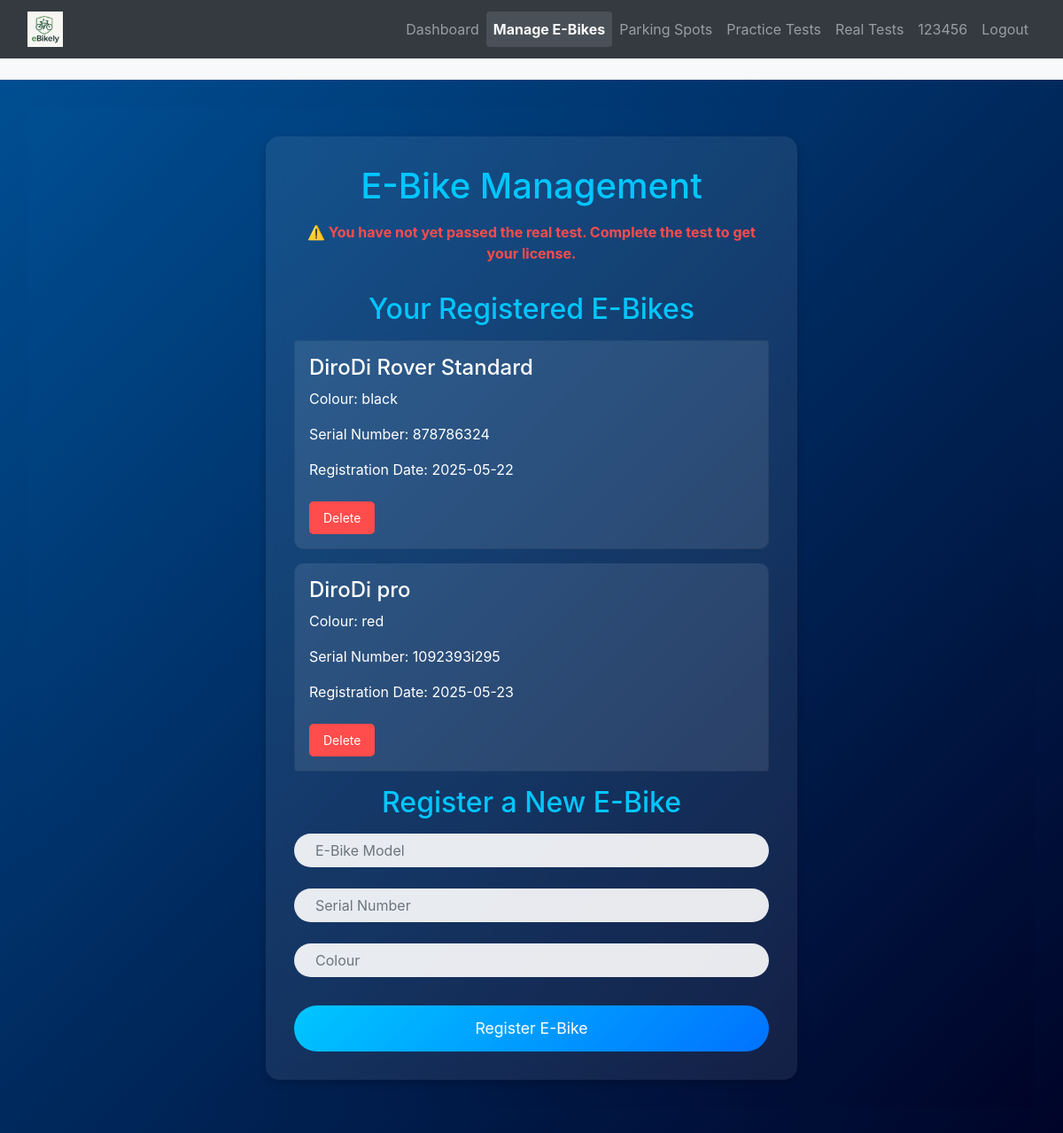
Page /ebikes (signed in) on the earlier database version.
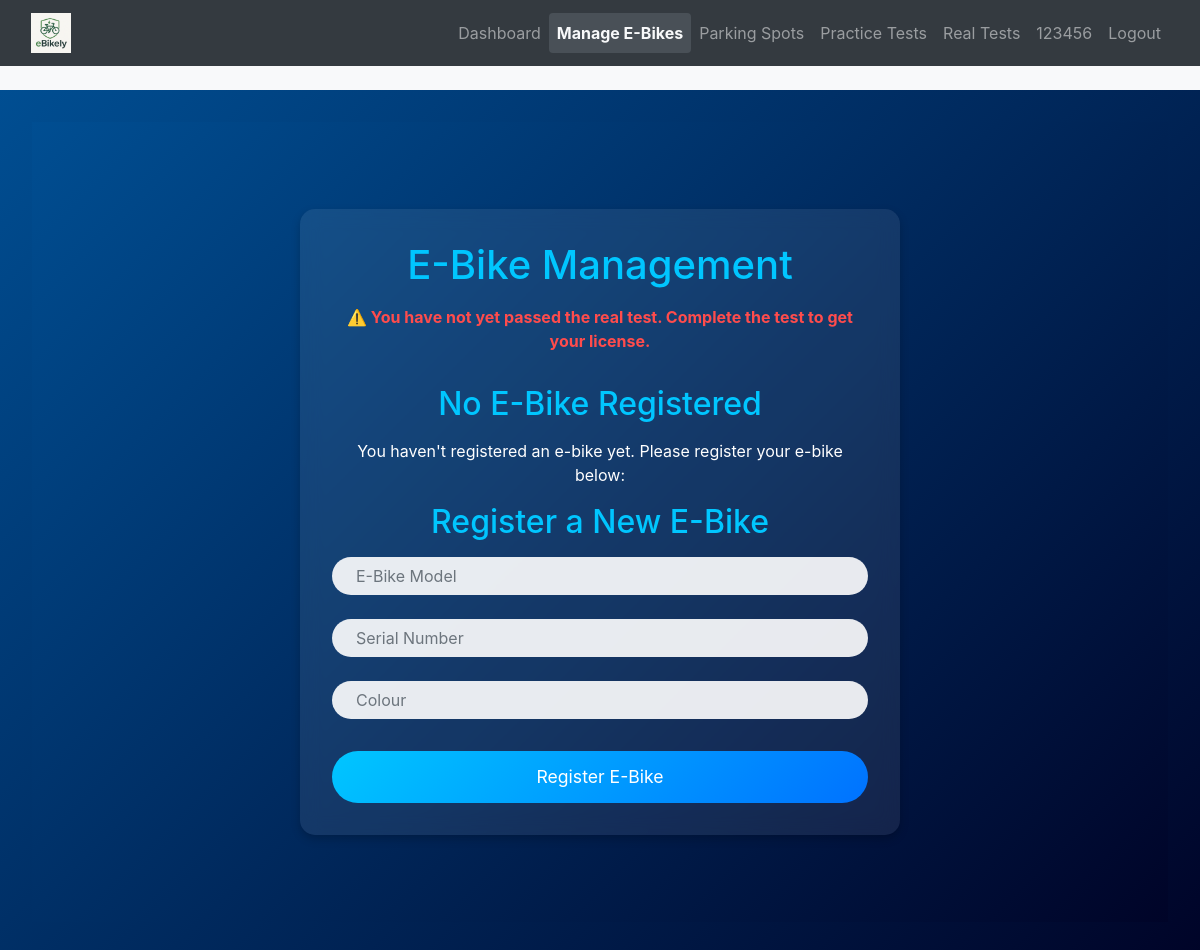
Same page on the later database version.
### database_setup.py (models this page shows)
class User(Base, UserMixin):
    __tablename__ = 'users'
    id = Column(Integer, primary_key=True)
    username = Column(String(150), unique=True, nullable=False)
    email = Column(String(150), nullable=True)
    password = Column(String(150), nullable=False)
    ebikes = relationship('EBike', back_populates='owner', cascade="all, delete-orphan")
    practice_tests = relationship('PracticeTest', back_populates='user', cascade="all, delete-orphan")
    real_tests = relationship('RealTest', back_populates='user', cascade="all, delete-orphan")
    practice_attempts = relationship("PracticeAttempt", back_populates="user", cascade="all, delete-orphan")
    parking_spot = relationship("ParkingSpot", back_populates="reserved_user", uselist=False)
    role = Column(String(10))  # 'student' or 'teacher'
    department = Column(String(150))  # for teachers
    year = Column(Integer)  # for students
    house = Column(String(50))  # for students

class EBike(Base):
    __tablename__ = 'ebikes'
    id = Column(Integer, primary_key=True)
    owner_id = Column(Integer, ForeignKey('users.id'), nullable=False)
    model = Column(String(100), nullable=False)
    serial_number = Column(String(100), unique=True, nullable=False)
    colour = Column(String(50), nullable=False)  # New field for e-bike colour
    is_approved = Column(Boolean, default=False)
    registration_date = Column(DateTime, default=datetime.utcnow)
    owner = relationship('User', back_populates='ebikes')

### app.py (the view, shortened to what this page needs)
@app.route('/ebikes', methods=['GET', 'POST'])
@login_required
def ebike_management():
    session = SessionLocal()
    form = forms.EbikeRegistrationForm()
    ebikes = session.query(EBike).filter_by(owner_id=current_user.id).all()
    passed_test = session.query(RealTestAttempt).filter(
        RealTestAttempt.user_id == current_user.id,
        RealTestAttempt.passed == True
    ).count() > 0
    session.close()
    return render_template('ebike_management.html', ebikes=ebikes, form=form, passed_test=passed_test)

### forms.py
class EbikeRegistrationForm(FlaskForm):
    model = StringField('E-Bike Model', validators=[DataRequired()])
    serial_number = StringField('Serial Number', validators=[DataRequired()])
    colour = StringField('E-Bike Colour', validators=[DataRequired()])
    submit = SubmitField('Register E-Bike')

### app.py (called while the page is built)
@login_manager.user_loader
def load_user(user_id):
    session = SessionLocal()
    user = session.query(User).get(int(user_id))
    session.close()
    return user

### templates/ebike_management.html (shortened to what this page needs)
{% extends 'base.html' %}
{% block content %}
<div class="container">
    <div class="auth-card">
        <h1>E-Bike Management</h1>
        {% if passed_test %}
            <p class="license-status success">✅ You have passed the real test and are eligible for a license.</p>
        {% else %}
            <p class="license-status danger">⚠️ You have not yet passed the real test. Complete the test to get your license.</p>
        {% endif %}
        {% if ebikes %}
            <h2>Your Registered E-Bikes</h2>
            <div class="list-group">
                {% for ebike in ebikes %}
                    <div class="list-group-item">
                        <h4>{{ ebike.model }}</h4>
                        <p>Colour: {{ ebike.colour }}</p>
                        <p>Serial Number: {{ ebike.serial_number }}</p>
                        <p>Registration Date: {{ ebike.registration_date.strftime('%Y-%m-%d') }}</p>
                        <form method="POST" style="display: inline;">
                            <button type="submit" class="btn btn-danger btn-sm">Delete</button>
                        </form>
                    </div>
                {% endfor %}
            </div>
        {% else %}
            <h2>No E-Bike Registered</h2>
            <p>You haven't registered an e-bike yet. Please register your e-bike below:</p>
        {% endif %}
        <h2>Register a New E-Bike</h2>
        <form method="POST">
            <div class="form-group">
                {{ form.model(class="form-control custom-input", placeholder="E-Bike Model") }}
            </div>
            <div class="form-group">
                {{ form.serial_number(class="form-control custom-input", placeholder="Serial Number") }}
            </div>
            <div class="form-group">
                {{ form.colour(class="form-control custom-input", placeholder="Colour") }}
            </div>
            <button type="submit" class="btn btn-primary btn-block pulse">Register E-Bike</button>
        </form>
    </div>
</div>
{% endblock %}

### templates/base.html (shortened to what this page needs)
<!DOCTYPE html>
<html lang="en">
<head>
    <link rel="stylesheet" href="https://stackpath.bootstrapcdn.com/bootstrap/4.5.2/css/bootstrap.min.css">
    <link rel="stylesheet" href="{{ url_for('static', filename='styles.css') }}">
    <link href="https://cdnjs.cloudflare.com/ajax/libs/font-awesome/5.15.4/css/all.min.css" rel="stylesheet">
</head>
<body>
    <nav class="navbar navbar-expand-lg navbar-dark bg-dark">
        <div class="container-fluid">
            <a class="navbar-brand" href="{{ url_for('dashboard') }}">
                <img src="{{ url_for('static', filename='images/logo.png') }}" alt="E-Bike Manager Logo">
            </a>
            <div class="collapse navbar-collapse" id="navbarNav">
                <ul class="navbar-nav ml-auto">
                    {% if current_user.is_authenticated %}
                        <li class="nav-item"><a class="nav-link {% if request.endpoint == 'dashboard' %}active{% endif %}" href="{{ url_for('dashboard') }}">Dashboard</a></li>
                        <li class="nav-item"><a class="nav-link {% if request.endpoint == 'ebike_management' %}active{% endif %}" href="{{ url_for('ebike_management') }}">Manage E-Bikes</a></li>
                        <li class="nav-item"><a class="nav-link {% if request.endpoint == 'parking_spots' %}active{% endif %}" href="{{ url_for('parking_spots') }}">Parking Spots</a></li>
                        <li class="nav-item"><a class="nav-link {% if request.endpoint == 'practice_selection' %}active{% endif %}" href="{{ url_for('practice_selection') }}">Practice Tests</a></li>
                        <li class="nav-item"><a class="nav-link {% if request.endpoint == 'real_tests' %}active{% endif %}" href="{{ url_for('real_tests') }}">Real Tests</a></li>
                        <li class="nav-item"><a class="nav-link {% if request.endpoint == 'user_profile' %}active{% endif %}" href="{{ url_for('user_profile') }}">{{ current_user.username }}</a></li>
                        <li class="nav-item"><a class="nav-link" href="{{ url_for('logout') }}">Logout</a></li>
                    {% else %}
                        <li class="nav-item"><a class="nav-link" href="{{ url_for('login') }}">Login</a></li>
                        <li class="nav-item"><a class="nav-link" href="{{ url_for('register') }}">Register</a></li>
                    {% endif %}
                </ul>
            </div>
        </div>
    </nav>
    <div class="container mt-4">
        {% block content %}{% endblock %}
    </div>
</body>
</html>

### templates/base.html (style rules this page uses)
body { background-color: #f8f9fa; }
.navbar-brand img { height: 40px; border: none; }
.nav-link.active { font-weight: bold; color: #f8f9fa !important; background-color: #495057; border-radius: 0.25rem; }
.container { max-width: 1200px; }

### templates/ebike_management.html (style rules this page uses)
.container { padding: 2rem; display: flex; justify-content: center; align-items: center; min-height: 100vh; background: linear-gradient(135deg, #004e92 0%, #000428 100%); }
.auth-card { background: rgba(255, 255, 255, 0.08); backdrop-filter: blur(10px); padding: 2rem; border-radius: 15px; width: 100%; max-width: 600px; box-shadow: 0 4px 10px rgba(0, 0, 0, 0.2); text-align: center; color: white; }
h1, h2 { color: #00c6ff; margin-bottom: 1rem; }
.form-group { margin-bottom: 1.5rem; }
.custom-input { border-radius: 50px; padding-left: 1.5rem; background: rgba(255, 255, 255, 0.9); border: none; }
.btn-block { border-radius: 50px; padding: 0.8rem; font-size: 1.1rem; background: linear-gradient(135deg, #00c6ff 0%, #0072ff 100%); border: none; margin-top: 2rem; color: white; }
.license-status { margin-bottom: 2rem; font-weight: bold; }
.license-status.danger { color: #ff4c4c; }
.pulse { animation: pulse 2s infinite; }

Differences in the rows shown:
removed EBike: model "DiroDi Rover Standard", colour "black", serial_number "878786324", registration_date "2025-05-22"
removed EBike: model "DiroDi pro", colour "red", serial_number "1092393i295", registration_date "2025-05-23"
Other differences:
text no longer shown: "Your Registered E-Bikes"
text now shown: "No E-Bike Registered You haven't registered an e-bike yet. Please register your e-bike below:"
